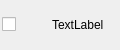
<?xml version="1.0" encoding="UTF-8"?>
<ui version="4.0">
 <class>ProjUserItemWdt</class>
 <widget class="QWidget" name="ProjUserItemWdt">
  <property name="geometry">
   <rect>
    <x>0</x>
    <y>0</y>
    <width>120</width>
    <height>50</height>
   </rect>
  </property>
  <property name="windowTitle">
   <string>Form</string>
  </property>
  <layout class="QHBoxLayout" name="horizontalLayout">
   <property name="spacing">
    <number>2</number>
   </property>
   <property name="leftMargin">
    <number>2</number>
   </property>
   <property name="topMargin">
    <number>2</number>
   </property>
   <property name="rightMargin">
    <number>2</number>
   </property>
   <property name="bottomMargin">
    <number>2</number>
   </property>
   <item>
    <widget class="QCheckBox" name="checkBox">
     <property name="sizePolicy">
      <sizepolicy hsizetype="Fixed" vsizetype="Fixed">
       <horstretch>0</horstretch>
       <verstretch>0</verstretch>
      </sizepolicy>
     </property>
     <property name="text">
      <string/>
     </property>
    </widget>
   </item>
   <item>
    <widget class="QtMaterialAvatar" name="avatarWdt" native="true">
     <property name="sizePolicy">
      <sizepolicy hsizetype="Fixed" vsizetype="Fixed">
       <horstretch>0</horstretch>
       <verstretch>0</verstretch>
      </sizepolicy>
     </property>
     <property name="minimumSize">
      <size>
       <width>32</width>
       <height>32</height>
      </size>
     </property>
    </widget>
   </item>
   <item>
    <widget class="QLabel" name="nameLbl">
     <property name="text">
      <string>TextLabel</string>
     </property>
    </widget>
   </item>
  </layout>
 </widget>
 <customwidgets>
  <customwidget>
   <class>QtMaterialAvatar</class>
   <extends>QWidget</extends>
   <header>qtmaterialavatar.h</header>
   <container>1</container>
  </customwidget>
 </customwidgets>
 <resources/>
 <connections/>
</ui>
